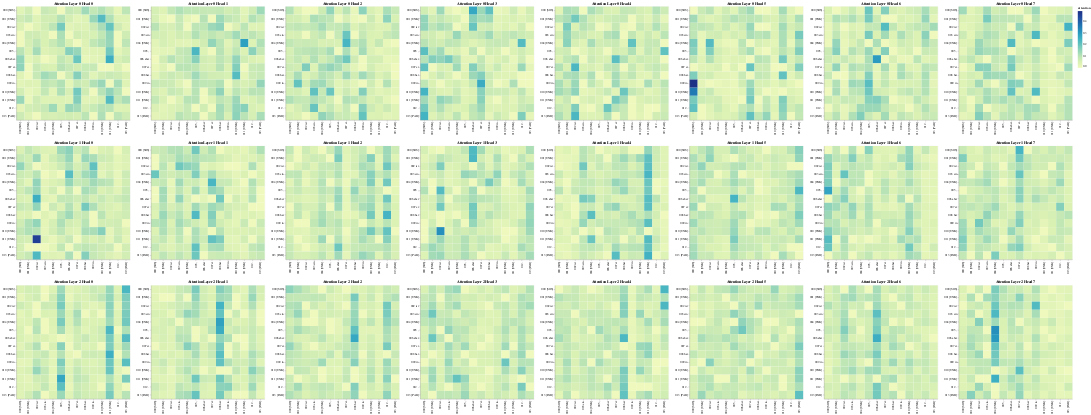

The notebook cell this image was saved under:
### Code cell
# self attention in decoder
create_attention_grid("decoder", layers, heads, decoder_input_tokens, decoder_input_tokens, min(20, sentence_len))

### Figure 1 — Vega-Lite specification as saved in the notebook (floating-point values rounded to 4 significant figures; data arrays with more than 128 entries replaced by an {"elided": "..."} marker saying what was removed)
{"config": {"view": {"continuousWidth": 300, "continuousHeight": 300}}, "vconcat": [{"hconcat": [{"data": {"name": "data-09e2757fd40cda0963faeb03644fed36"}, "mark": {"type": "rect"}, "encoding": {"color": {"field": "attention", "type": "quantitative"}, "tooltip": [{"field": "i", "type": "quantitative"}, {"field": "j", "type": "quantitative"}, {"field": "attention", "type": "quantitative"}, {"field": "row_label", "type": "nominal"}, {"field": "col_label", "type": "nominal"}], "x": {"field": "col_label", "title": null, "type": "nominal"}, "y": {"field": "row_label", "title": null, "type": "nominal"}}, "height": 400, "name": "view_25", "title": "Attention Layer 0 Head 0", "width": 400}, {"data": {"name": "data-a0a2aaea4736965f0f06c81143020118"}, "mark": {"type": "rect"}, "encoding": {"color": {"field": "attention", "type": "quantitative"}, "tooltip": [{"field": "i", "type": "quantitative"}, {"field": "j", "type": "quantitative"}, {"field": "attention", "type": "quantitative"}, {"field": "row_label", "type": "nominal"}, {"field": "col_label", "type": "nominal"}], "x": {"field": "col_label", "title": null, "type": "nominal"}, "y": {"field": "row_label", "title": null, "type": "nominal"}}, "height": 400, "name": "view_26", "title": "Attention Layer 0 Head 1", "width": 400}, {"data": {"name": "data-ff09865f5946b588cc85beda7c31647a"}, "mark": {"type": "rect"}, "encoding": {"color": {"field": "attention", "type": "quantitative"}, "tooltip": [{"field": "i", "type": "quantitative"}, {"field": "j", "type": "quantitative"}, {"field": "attention", "type": "quantitative"}, {"field": "row_label", "type": "nominal"}, {"field": "col_label", "type": "nominal"}], "x": {"field": "col_label", "title": null, "type": "nominal"}, "y": {"field": "row_label", "title": null, "type": "nominal"}}, "height": 400, "name": "view_27", "title": "Attention Layer 0 Head 2", "width": 400}, {"data": {"name": "data-5fa5465f2166a6300857fbbec96dc1dd"}, "mark": {"type": "rect"}, "encoding": {"color": {"field": "attention", "type": "quantitative"}, "tooltip": [{"field": "i", "type": "quantitative"}, {"field": "j", "type": "quantitative"}, {"field": "attention", "type": "quantitative"}, {"field": "row_label", "type": "nominal"}, {"field": "col_label", "type": "nominal"}], "x": {"field": "col_label", "title": null, "type": "nominal"}, "y": {"field": "row_label", "title": null, "type": "nominal"}}, "height": 400, "name": "view_28", "title": "Attention Layer 0 Head 3", "width": 400}, {"data": {"name": "data-c9a57b64a51264cbc62827a3e23cdc46"}, "mark": {"type": "rect"}, "encoding": {"color": {"field": "attention", "type": "quantitative"}, "tooltip": [{"field": "i", "type": "quantitative"}, {"field": "j", "type": "quantitative"}, {"field": "attention", "type": "quantitative"}, {"field": "row_label", "type": "nominal"}, {"field": "col_label", "type": "nominal"}], "x": {"field": "col_label", "title": null, "type": "nominal"}, "y": {"field": "row_label", "title": null, "type": "nominal"}}, "height": 400, "name": "view_29", "title": "Attention Layer 0 Head 4", "width": 400}, {"data": {"name": "data-020798106c46c43e6ad95ce92878b898"}, "mark": {"type": "rect"}, "encoding": {"color": {"field": "attention", "type": "quantitative"}, "tooltip": [{"field": "i", "type": "quantitative"}, {"field": "j", "type": "quantitative"}, {"field": "attention", "type": "quantitative"}, {"field": "row_label", "type": "nominal"}, {"field": "col_label", "type": "nominal"}], "x": {"field": "col_label", "title": null, "type": "nominal"}, "y": {"field": "row_label", "title": null, "type": "nominal"}}, "height": 400, "name": "view_30", "title": "Attention Layer 0 Head 5", "width": 400}, {"data": {"name": "data-8392564a1943aca67b3070d64391c32c"}, "mark": {"type": "rect"}, "encoding": {"color": {"field": "attention", "type": "quantitative"}, "tooltip": [{"field": "i", "type": "quantitative"}, {"field": "j", "type": "quantitative"}, {"field": "attention", "type": "quantitative"}, {"field": "row_label", "type": "nominal"}, {"field": "col_label", "type": "nominal"}], "x": {"field": "col_label", "title": null, "type": "nominal"}, "y": {"field": "row_label", "title": null, "type": "nominal"}}, "height": 400, "name": "view_31", "title": "Attention Layer 0 Head 6", "width": 400}, {"data": {"name": "data-20807c3c0cb84f4dfd63fa5043c05320"}, "mark": {"type": "rect"}, "encoding": {"color": {"field": "attention", "type": "quantitative"}, "tooltip": [{"field": "i", "type": "quantitative"}, {"field": "j", "type": "quantitative"}, {"field": "attention", "type": "quantitative"}, {"field": "row_label", "type": "nominal"}, {"field": "col_label", "type": "nominal"}], "x": {"field": "col_label", "title": null, "type": "nominal"}, "y": {"field": "row_label", "title": null, "type": "nominal"}}, "height": 400, "name": "view_32", "title": "Attention Layer 0 Head 7", "width": 400}]}, {"hconcat": [{"data": {"name": "data-16fc6a516bcaf32588072270c8eb7f6c"}, "mark": {"type": "rect"}, "encoding": {"color": {"field": "attention", "type": "quantitative"}, "tooltip": [{"field": "i", "type": "quantitative"}, {"field": "j", "type": "quantitative"}, {"field": "attention", "type": "quantitative"}, {"field": "row_label", "type": "nominal"}, {"field": "col_label", "type": "nominal"}], "x": {"field": "col_label", "title": null, "type": "nominal"}, "y": {"field": "row_label", "title": null, "type": "nominal"}}, "height": 400, "name": "view_33", "title": "Attention Layer 1 Head 0", "width": 400}, {"data": {"name": "data-bbf6f2a1fd5c28176bbeb14a35b0eaf1"}, "mark": {"type": "rect"}, "encoding": {"color": {"field": "attention", "type": "quantitative"}, "tooltip": [{"field": "i", "type": "quantitative"}, {"field": "j", "type": "quantitative"}, {"field": "attention", "type": "quantitative"}, {"field": "row_label", "type": "nominal"}, {"field": "col_label", "type": "nominal"}], "x": {"field": "col_label", "title": null, "type": "nominal"}, "y": {"field": "row_label", "title": null, "type": "nominal"}}, "height": 400, "name": "view_34", "title": "Attention Layer 1 Head 1", "width": 400}, {"data": {"name": "data-667a89fd8da8ec9b46d94fdb864152cb"}, "mark": {"type": "rect"}, "encoding": {"color": {"field": "attention", "type": "quantitative"}, "tooltip": [{"field": "i", "type": "quantitative"}, {"field": "j", "type": "quantitative"}, {"field": "attention", "type": "quantitative"}, {"field": "row_label", "type": "nominal"}, {"field": "col_label", "type": "nominal"}], "x": {"field": "col_label", "title": null, "type": "nominal"}, "y": {"field": "row_label", "title": null, "type": "nominal"}}, "height": 400, "name": "view_35", "title": "Attention Layer 1 Head 2", "width": 400}, {"data": {"name": "data-9ee69579bbcf3b22072befbac3169274"}, "mark": {"type": "rect"}, "encoding": {"color": {"field": "attention", "type": "quantitative"}, "tooltip": [{"field": "i", "type": "quantitative"}, {"field": "j", "type": "quantitative"}, {"field": "attention", "type": "quantitative"}, {"field": "row_label", "type": "nominal"}, {"field": "col_label", "type": "nominal"}], "x": {"field": "col_label", "title": null, "type": "nominal"}, "y": {"field": "row_label", "title": null, "type": "nominal"}}, "height": 400, "name": "view_36", "title": "Attention Layer 1 Head 3", "width": 400}, {"data": {"name": "data-adae8d948a0189c997ab14923ffd9cae"}, "mark": {"type": "rect"}, "encoding": {"color": {"field": "attention", "type": "quantitative"}, "tooltip": [{"field": "i", "type": "quantitative"}, {"field": "j", "type": "quantitative"}, {"field": "attention", "type": "quantitative"}, {"field": "row_label", "type": "nominal"}, {"field": "col_label", "type": "nominal"}], "x": {"field": "col_label", "title": null, "type": "nominal"}, "y": {"field": "row_label", "title": null, "type": "nominal"}}, "height": 400, "name": "view_37", "title": "Attention Layer 1 Head 4", "width": 400}, {"data": {"name": "data-36176b45d101a9c7dbcb7a0a3b4dafbf"}, "mark": {"type": "rect"}, "encoding": {"color": {"field": "attention", "type": "quantitative"}, "tooltip": [{"field": "i", "type": "quantitative"}, {"field": "j", "type": "quantitative"}, {"field": "attention", "type": "quantitative"}, {"field": "row_label", "type": "nominal"}, {"field": "col_label", "type": "nominal"}], "x": {"field": "col_label", "title": null, "type": "nominal"}, "y": {"field": "row_label", "title": null, "type": "nominal"}}, "height": 400, "name": "view_38", "title": "Attention Layer 1 Head 5", "width": 400}, {"data": {"name": "data-58f1e550a3c8fafc24cfc17364dff5ed"}, "mark": {"type": "rect"}, "encoding": {"color": {"field": "attention", "type": "quantitative"}, "tooltip": [{"field": "i", "type": "quantitative"}, {"field": "j", "type": "quantitative"}, {"field": "attention", "type": "quantitative"}, {"field": "row_label", "type": "nominal"}, {"field": "col_label", "type": "nominal"}], "x": {"field": "col_label", "title": null, "type": "nominal"}, "y": {"field": "row_label", "title": null, "type": "nominal"}}, "height": 400, "name": "view_39", "title": "Attention Layer 1 Head 6", "width": 400}, {"data": {"name": "data-5796f91d3ef10f4f520efd86f90789b0"}, "mark": {"type": "rect"}, "encoding": {"color": {"field": "attention", "type": "quantitative"}, "tooltip": [{"field": "i", "type": "quantitative"}, {"field": "j", "type": "quantitative"}, {"field": "attention", "type": "quantitative"}, {"field": "row_label", "type": "nominal"}, {"field": "col_label", "type": "nominal"}], "x": {"field": "col_label", "title": null, "type": "nominal"}, "y": {"field": "row_label", "title": null, "type": "nominal"}}, "height": 400, "name": "view_40", "title": "Attention Layer 1 Head 7", "width": 400}]}, {"hconcat": [{"data": {"name": "data-df54529421602bc717b8f329fe6bfd7f"}, "mark": {"type": "rect"}, "encoding": {"color": {"field": "attention", "type": "quantitative"}, "tooltip": [{"field": "i", "type": "quantitative"}, {"field": "j", "type": "quantitative"}, {"field": "attention", "type": "quantitative"}, {"field": "row_label", "type": "nominal"}, {"field": "col_label", "type": "nominal"}], "x": {"field": "col_label", "title": null, "type": "nominal"}, "y": {"field": "row_label", "title": null, "type": "nominal"}}, "height": 400, "name": "view_41", "title": "Attention Layer 2 Head 0", "width": 400}, {"data": {"name": "data-b479e4d76d898c95cd1af40c65246933"}, "mark": {"type": "rect"}, "encoding": {"color": {"field": "attention", "type": "quantitative"}, "tooltip": [{"field": "i", "type": "quantitative"}, {"field": "j", "type": "quantitative"}, {"field": "attention", "type": "quantitative"}, {"field": "row_label", "type": "nominal"}, {"field": "col_label", "type": "nominal"}], "x": {"field": "col_label", "title": null, "type": "nominal"}, "y": {"field": "row_label", "title": null, "type": "nominal"}}, "height": 400, "name": "view_42", "title": "Attention Layer 2 Head 1", "width": 400}, {"data": {"name": "data-e69964001aad45a5613541f1f90972e7"}, "mark": {"type": "rect"}, "encoding": {"color": {"field": "attention", "type": "quantitative"}, "tooltip": [{"field": "i", "type": "quantitative"}, {"field": "j", "type": "quantitative"}, {"field": "attention", "type": "quantitative"}, {"field": "row_label", "type": "nominal"}, {"field": "col_label", "type": "nominal"}], "x": {"field": "col_label", "title": null, "type": "nominal"}, "y": {"field": "row_label", "title": null, "type": "nominal"}}, "height": 400, "name": "view_43", "title": "Attention Layer 2 Head 2", "width": 400}, {"data": {"name": "data-935eb69bfdc4727271e1dd8cd1ba083e"}, "mark": {"type": "rect"}, "encoding": {"color": {"field": "attention", "type": "quantitative"}, "tooltip": [{"field": "i", "type": "quantitative"}, {"field": "j", "type": "quantitative"}, {"field": "attention", "type": "quantitative"}, {"field": "row_label", "type": "nominal"}, {"field": "col_label", "type": "nominal"}], "x": {"field": "col_label", "title": null, "type": "nominal"}, "y": {"field": "row_label", "title": null, "type": "nominal"}}, "height": 400, "name": "view_44", "title": "Attention Layer 2 Head 3", "width": 400}, {"data": {"name": "data-6079da17c82c6042046659202fa5e493"}, "mark": {"type": "rect"}, "encoding": {"color": {"field": "attention", "type": "quantitative"}, "tooltip": [{"field": "i", "type": "quantitative"}, {"field": "j", "type": "quantitative"}, {"field": "attention", "type": "quantitative"}, {"field": "row_label", "type": "nominal"}, {"field": "col_label", "type": "nominal"}], "x": {"field": "col_label", "title": null, "type": "nominal"}, "y": {"field": "row_label", "title": null, "type": "nominal"}}, "height": 400, "name": "view_45", "title": "Attention Layer 2 Head 4", "width": 400}, {"data": {"name": "data-bbbcb2f53c6c7b50f4d7d753cbdc5ed8"}, "mark": {"type": "rect"}, "encoding": {"color": {"field": "attention", "type": "quantitative"}, "tooltip": [{"field": "i", "type": "quantitative"}, {"field": "j", "type": "quantitative"}, {"field": "attention", "type": "quantitative"}, {"field": "row_label", "type": "nominal"}, {"field": "col_label", "type": "nominal"}], "x": {"field": "col_label", "title": null, "type": "nominal"}, "y": {"field": "row_label", "title": null, "type": "nominal"}}, "height": 400, "name": "view_46", "title": "Attention Layer 2 Head 5", "width": 400}, {"data": {"name": "data-42a6c4471520c639aa72da0dd4cd2877"}, "mark": {"type": "rect"}, "encoding": {"color": {"field": "attention", "type": "quantitative"}, "tooltip": [{"field": "i", "type": "quantitative"}, {"field": "j", "type": "quantitative"}, {"field": "attention", "type": "quantitative"}, {"field": "row_label", "type": "nominal"}, {"field": "col_label", "type": "nominal"}], "x": {"field": "col_label", "title": null, "type": "nominal"}, "y": {"field": "row_label", "title": null, "type": "nominal"}}, "height": 400, "name": "view_47", "title": "Attention Layer 2 Head 6", "width": 400}, {"data": {"name": "data-c1d5ca2d26b72969d50507a90dbb6b7e"}, "mark": {"type": "rect"}, "encoding": {"color": {"field": "attention", "type": "quantitative"}, "tooltip": [{"field": "i", "type": "quantitative"}, {"field": "j", "type": "quantitative"}, {"field": "attention", "type": "quantitative"}, {"field": "row_label", "type": "nominal"}, {"field": "col_label", "type": "nominal"}], "x": {"field": "col_label", "title": null, "type": "nominal"}, "y": {"field": "row_label", "title": null, "type": "nominal"}}, "height": 400, "name": "view_48", "title": "Attention Layer 2 Head 7", "width": 400}]}], "params": [{"name": "param_25", "select": {"type": "interval", "encodings": ["x", "y"]}, "bind": "scales", "views": ["view_25"]}, {"name": "param_26", "select": {"type": "interval", "encodings": ["x", "y"]}, "bind": "scales", "views": ["view_26"]}, {"name": "param_27", "select": {"type": "interval", "encodings": ["x", "y"]}, "bind": "scales", "views": ["view_27"]}, {"name": "param_28", "select": {"type": "interval", "encodings": ["x", "y"]}, "bind": "scales", "views": ["view_28"]}, {"name": "param_29", "select": {"type": "interval", "encodings": ["x", "y"]}, "bind": "scales", "views": ["view_29"]}, {"name": "param_30", "select": {"type": "interval", "encodings": ["x", "y"]}, "bind": "scales", "views": ["view_30"]}, {"name": "param_31", "select": {"type": "interval", "encodings": ["x", "y"]}, "bind": "scales", "views": ["view_31"]}, {"name": "param_32", "select": {"type": "interval", "encodings": ["x", "y"]}, "bind": "scales", "views": ["view_32"]}, {"name": "param_33", "select": {"type": "interval", "encodings": ["x", "y"]}, "bind": "scales", "views": ["view_33"]}, {"name": "param_34", "select": {"type": "interval", "encodings": ["x", "y"]}, "bind": "scales", "views": ["view_34"]}, {"name": "param_35", "select": {"type": "interval", "encodings": ["x", "y"]}, "bind": "scales", "views": ["view_35"]}, {"name": "param_36", "select": {"type": "interval", "encodings": ["x", "y"]}, "bind": "scales", "views": ["view_36"]}, {"name": "param_37", "select": {"type": "interval", "encodings": ["x", "y"]}, "bind": "scales", "views": ["view_37"]}, {"name": "param_38", "select": {"type": "interval", "encodings": ["x", "y"]}, "bind": "scales", "views": ["view_38"]}, {"name": "param_39", "select": {"type": "interval", "encodings": ["x", "y"]}, "bind": "scales", "views": ["view_39"]}, {"name": "param_40", "select": {"type": "interval", "encodings": ["x", "y"]}, "bind": "scales", "views": ["view_40"]}, {"name": "param_41", "select": {"type": "interval", "encodings": ["x", "y"]}, "bind": "scales", "views": ["view_41"]}, {"name": "param_42", "select": {"type": "interval", "encodings": ["x", "y"]}, "bind": "scales", "views": ["view_42"]}, {"name": "param_43", "select": {"type": "interval", "encodings": ["x", "y"]}, "bind": "scales", "views": ["view_43"]}, {"name": "param_44", "select": {"type": "interval", "encodings": ["x", "y"]}, "bind": "scales", "views": ["view_44"]}, {"name": "param_45", "select": {"type": "interval", "encodings": ["x", "y"]}, "bind": "scales", "views": ["view_45"]}, {"name": "param_46", "select": {"type": "interval", "encodings": ["x", "y"]}, "bind": "scales", "views": ["view_46"]}, {"name": "param_47", "select": {"type": "interval", "encodings": ["x", "y"]}, "bind": "scales", "views": ["view_47"]}, {"name": "param_48", "select": {"type": "interval", "encodings": ["x", "y"]}, "bind": "scales", "views": ["view_48"]}], "$schema": "https://vega.github.io/schema/vega-lite/v5.20.1.json", "datasets": {"data-09e2757fd40cda0963faeb03644fed36": {"elided": "196 records"}, "data-a0a2aaea4736965f0f06c81143020118": {"elided": "196 records"}, "data-ff09865f5946b588cc85beda7c31647a": {"elided": "196 records"}, "data-5fa5465f2166a6300857fbbec96dc1dd": {"elided": "196 records"}, "data-c9a57b64a51264cbc62827a3e23cdc46": {"elided": "196 records"}, "data-020798106c46c43e6ad95ce92878b898": {"elided": "196 records"}, "data-8392564a1943aca67b3070d64391c32c": {"elided": "196 records"}, "data-20807c3c0cb84f4dfd63fa5043c05320": {"elided": "196 records"}, "data-16fc6a516bcaf32588072270c8eb7f6c": {"elided": "196 records"}, "data-bbf6f2a1fd5c28176bbeb14a35b0eaf1": {"elided": "196 records"}, "data-667a89fd8da8ec9b46d94fdb864152cb": {"elided": "196 records"}, "data-9ee69579bbcf3b22072befbac3169274": {"elided": "196 records"}, "data-adae8d948a0189c997ab14923ffd9cae": {"elided": "196 records"}, "data-36176b45d101a9c7dbcb7a0a3b4dafbf": {"elided": "196 records"}, "data-58f1e550a3c8fafc24cfc17364dff5ed": {"elided": "196 records"}, "data-5796f91d3ef10f4f520efd86f90789b0": {"elided": "196 records"}, "data-df54529421602bc717b8f329fe6bfd7f": {"elided": "196 records"}, "data-b479e4d76d898c95cd1af40c65246933": {"elided": "196 records"}, "data-e69964001aad45a5613541f1f90972e7": {"elided": "196 records"}, "data-935eb69bfdc4727271e1dd8cd1ba083e": {"elided": "196 records"}, "data-6079da17c82c6042046659202fa5e493": {"elided": "196 records"}, "data-bbbcb2f53c6c7b50f4d7d753cbdc5ed8": {"elided": "196 records"}, "data-42a6c4471520c639aa72da0dd4cd2877": {"elided": "196 records"}, "data-c1d5ca2d26b72969d50507a90dbb6b7e": {"elided": "196 records"}}}
